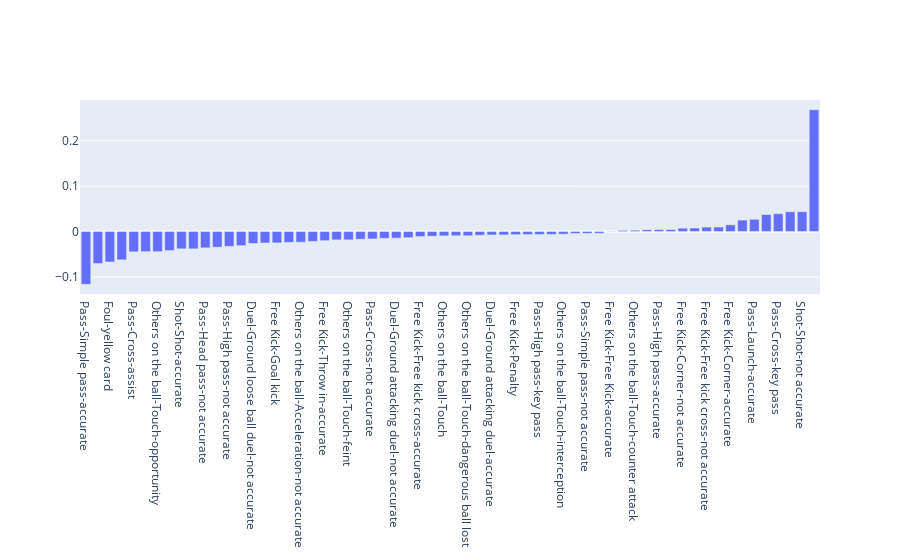

The notebook cell this image was saved under:
### Code cell
import plotly.graph_objs as go
import plotly.offline as py

# Create the df of features and corresponding weights
features_names = df.columns[:-1]
feature_weights_df = pd.concat((pd.Series(features_names, name="Feature"),pd.Series(logistic.weights, name="Weight")), axis=1)
feature_weights_df = feature_weights_df.sort_values(by="Weight", ascending=True)

# Plot the interactive figure
fig = go.Figure([go.Bar(x=feature_weights_df.Feature, y=feature_weights_df.Weight)])
py.iplot(fig)

### Figure 1 — Plotly figure (JSON) as saved in the notebook; plotly's stock layout.template omitted (floating-point values rounded to 4 significant figures)
{"data": [{"type": "bar", "x": ["Pass-Simple pass-accurate", "Others on the ball-Clearance", "Foul-yellow card", "Pass-Smart pass-accurate", "Pass-Cross-assist", "Pass-Smart pass-not accurate", "Others on the ball-Touch-opportunity", "Pass-Simple pass-assist", "Shot-Shot-accurate", "Others on the ball-Clearance-accurate", "Pass-Head pass-not accurate", "Pass-Smart pass-assist", "Pass-High pass-not accurate", "Duel-Air duel-accurate", "Duel-Ground loose ball duel-not accurate", "Free Kick-Free kick shot-accurate", "Free Kick-Goal kick", "Others on the ball-Acceleration-accurate", "Others on the ball-Acceleration-not accurate", "Pass-Simple pass-key pass", "Free Kick-Throw in-accurate", "Pass-Head pass-accurate", "Others on the ball-Touch-feint", "Foul-red card", "Pass-Cross-not accurate", "Pass-Smart pass-key pass", "Duel-Ground attacking duel-not accurate", "Free Kick-Free kick shot-not accurate", "Free Kick-Free kick cross-accurate", "Foul-second yellow card", "Others on the ball-Touch", "Pass-Launch-not accurate", "Others on the ball-Touch-dangerous ball lost", "Pass-Head pass-assist", "Duel-Ground attacking duel-accurate", "Duel-Ground defending duel-accurate", "Free Kick-Penalty", "Pass-Head pass-key pass", "Pass-High pass-key pass", "Duel-Air duel-not accurate", "Others on the ball-Touch-interception", "Free Kick-Throw in-not accurate", "Pass-Simple pass-not accurate", "Pass-High pass-assist", null, "Free Kick-Free Kick-accurate", "Others on the ball-Touch-missed ball", "Others on the ball-Touch-counter attack", "Others on the ball-Clearance-not accurate", "Pass-High pass-accurate", "Pass-Hand pass-accurate", "Free Kick-Corner-not accurate", "Free Kick-Penalty-not accurate", "Free Kick-Free kick cross-not accurate", "Free Kick-Free Kick-not accurate", "Free Kick-Corner-accurate", "Pass-Cross-accurate", "Pass-Launch-accurate", "Duel-Ground defending duel-not accurate", "Pass-Cross-key pass", "Foul", "Shot-Shot-not accurate", "Duel-Ground loose ball duel-accurate"], "y": [-0.116, -0.07035, -0.0669, -0.06218, -0.04467, -0.04431, -0.04428, -0.04179, -0.03801, -0.038, -0.03586, -0.03431, -0.03262, -0.03094, -0.02623, -0.02513, -0.02493, -0.02375, -0.02352, -0.02173, -0.02003, -0.01837, -0.01822, -0.01685, -0.01619, -0.01487, -0.01449, -0.0136, -0.01102, -0.01023, -0.009572, -0.009323, -0.009256, -0.008092, -0.007476, -0.007359, -0.006898, -0.006555, -0.006437, -0.006317, -0.005806, -0.004293, -0.004165, -0.003863, -0.001156, 0.0003466, 0.002579, 0.00289, 0.003895, 0.004274, 0.004326, 0.00739, 0.007733, 0.009811, 0.00987, 0.0148, 0.0252, 0.02677, 0.03732, 0.03925, 0.04351, 0.04365, 0.2679]}], "layout": {}}
